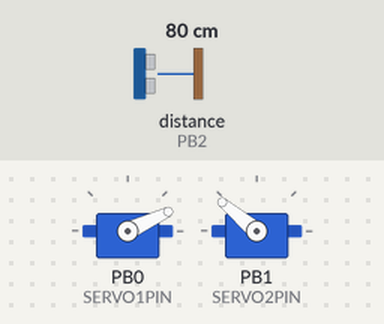
A sketch run on a simulated ATtiny85, built with avr-gcc and run on an emulated ATtiny85. On the bench: 2 × servo. Wiring (inferred from the names in the program): range finder with pulse-width output: data PB2. The test bench sets the inputs (shaded band); at power-on: distance to the obstacle (sensor on PB2) 80 cm. The echo pulse lasts 58.3 µs per cm.

Above: at 1.2 s.
1.3 s: distance to the obstacle (sensor on PB2) set to 18 cm
At 1.8 s:
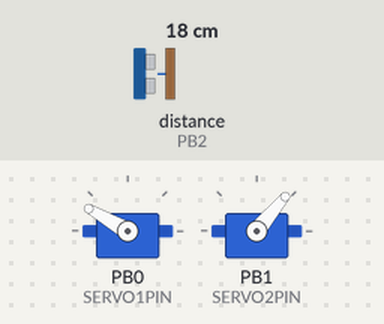
4.3 s: distance to the obstacle (sensor on PB2) set to 35 cm
6.3 s: distance to the obstacle (sensor on PB2) set to 60 cm
At 6.8 s:
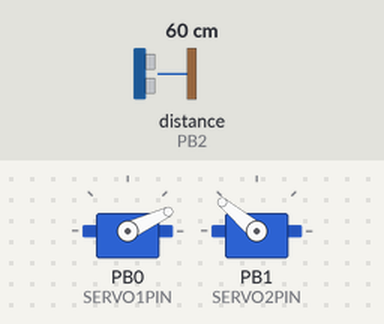
7.9 s: distance to the obstacle (sensor on PB2) set to 47 cm
At 8.6 s:
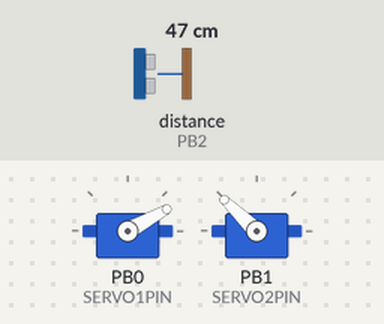
9.5 s: distance to the obstacle (sensor on PB2) set to 120 cm
At 10.5 s:
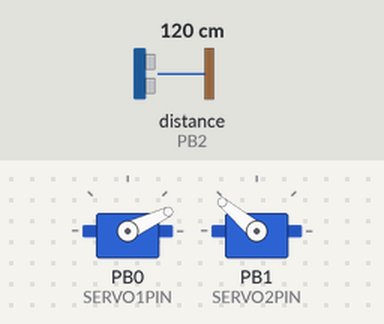
Timing chart, 0 to 12.1 s (numbered marks = the images above; inputs shaded):
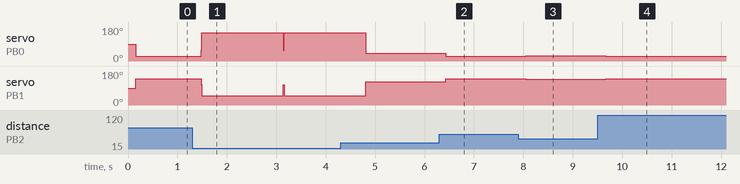

Measured:
- after the input at 1.3 s, servo on PB0 (SERVO1PIN): 25° → 150° after 0.18 s; servo on PB1 (SERVO2PIN): 140° → 50° after 0.18 s
- after the input at 6.3 s, servo on PB0 (SERVO1PIN): 41° → 25° after 0.13 s; servo on PB1 (SERVO2PIN): 124° → 140° after 0.13 s
- after the input at 7.9 s, servo on PB0 (SERVO1PIN): 25° → 29° after 0.15 s; servo on PB1 (SERVO2PIN): 140° → 136° after 0.15 s
- after the input at 9.5 s, servo on PB0 (SERVO1PIN): 29° → 25° after 0.16 s; servo on PB1 (SERVO2PIN): 136° → 140° after 0.16 s

The sketch:

TrinketRover.ino
```cpp
#include <Adafruit_SoftServo.h>
//#include <SoftwareSerial.h>

#define SERVO1PIN 0   // Servo control line (orange) on Trinket Pin #0
#define SERVO2PIN 1   // Servo control line (orange) on Trinket Pin #1
#define EZ1pin 2      // Trinket GPIO #1 (Pin #2)

Adafruit_SoftServo servo_left, servo_rght;
//SoftwareSerial Serial(3,4);

// Moderate speed forward for both servos. Given the orientation of the servos
// one will be going forward, and the other backward. You may need to adjust
// these slightly to get the rover to move straight forward.
const int left_speed = 75;
const int rght_speed = 90;

// Number in cm when the rover will reverse and try to navigate around.
const int obstacle = 20;

// Multiplier used to determine how far the rover will back-up.
const int back_track = 100;

// These values are for calculating a mathematical median for a number of samples as
// suggested by Maxbotix instead of a mathematical average
int8_t arraysize = 3; // quantity of values to find the median (sample size). Needs to be an odd number
//declare an array to store the samples. not necessary to zero the array values here, it just makes the code clearer
uint16_t rangevalue[] = { 0, 0, 0, 0, 0, 0, 0, 0, 0};
uint16_t modE;        // calculated median distance

void setup() {
  pinMode(EZ1pin, INPUT); // Sey ultrasonic sensor pin as input
  //Serial.begin(115200);
  servo_left.attach(SERVO1PIN);
  servo_rght.attach(SERVO2PIN);
}

void loop() {
  int16_t pulse;  // number of pulses from sensor
  int i=0;

  while( i < arraysize )
  {
      servo_left.refresh();
      servo_rght.refresh();
    pulse = pulseIn(EZ1pin, HIGH);  // read in time for pin to transition
    rangevalue[i]=pulse/58;         // pulses to centimeters (use 147 for inches)
    if( rangevalue[i] < 645 && rangevalue[i] >= 15 ) i++;  // ensure no values out of range
    servo_left.refresh();
    servo_rght.refresh();
    delay(10);                      // wait between samples
  }
  isort(rangevalue,arraysize);        // sort samples
  modE = mode(rangevalue,arraysize);  // get median

  if ( modE > 50 ) {
    modE = 50;
  }
  // Setting servos in forward motion.
  servo_left.write(left_speed - modE);
  servo_left.refresh();
  servo_rght.write(rght_speed + modE);
  servo_rght.refresh();
//  Serial.print("Forward");
//  Serial.print("\t");
//  Serial.print("Left:");
//  Serial.print("\t");
//  Serial.print(left_speed - modE);
//  Serial.print("\t");
//  Serial.print("Right:");
//  Serial.print("\t");
//  Serial.print(rght_speed + modE);
//  Serial.print("\t");
//  Serial.print("Dist:");
//  Serial.print("\t");
//  Serial.print(modE);
//  Serial.println("");

  delay(15);                        // Read every half second
 if ( modE > 50 ) {
    modE = 50;
  }
    if ( modE < obstacle ) {
    // back_track * delay(15) = distance the rover will back-up during
    // obstacle avoidance.
    for (int i = 0; i < back_track; i++) {
      // Magic numbers... will always backup the same direction. Can you
      // think of a better way to navigate obstacles?
      servo_left.write(150);
      servo_left.refresh();
      servo_rght.write(50);
      servo_rght.refresh();
//      Serial.print("Backwards");
//      Serial.print("\t");
//      Serial.print("Dist:");
//      Serial.print("\t");
//      Serial.print(modE);
//      Serial.println("");
      delay(15);
    }
  }
}

// Sorting function (Author: Bill Gentles, Nov. 12, 2010)
void isort(uint16_t *a, int8_t n){
  for (int i = 1; i < n; ++i)  {
    uint16_t j = a[i];
    int k;
    for (k = i - 1; (k >= 0) && (j < a[k]); k--) {
      a[k + 1] = a[k];
    }
    a[k + 1] = j;
  }
}

// Mode function, returning the mode or median.
uint16_t mode(uint16_t *x,int n){
  int i = 0;
  int count = 0;
  int maxCount = 0;
  uint16_t mode = 0;
  int bimodal;
  int prevCount = 0;
  while(i<(n-1)){
    prevCount=count;
    count=0;
    while( x[i]==x[i+1] ) {
      count++;
      i++;
    }
    if( count > prevCount & count > maxCount) {
      mode=x[i];
      maxCount=count;
      bimodal=0;
    }
    if( count == 0 ) {
      i++;
    }
    if( count == maxCount ) {      //If the dataset has 2 or more modes.
      bimodal=1;
    }
    if( mode==0 || bimodal==1 ) {  // Return the median if there is no mode.
      mode=x[(n/2)];
    }
    return mode;
  }
}
```
